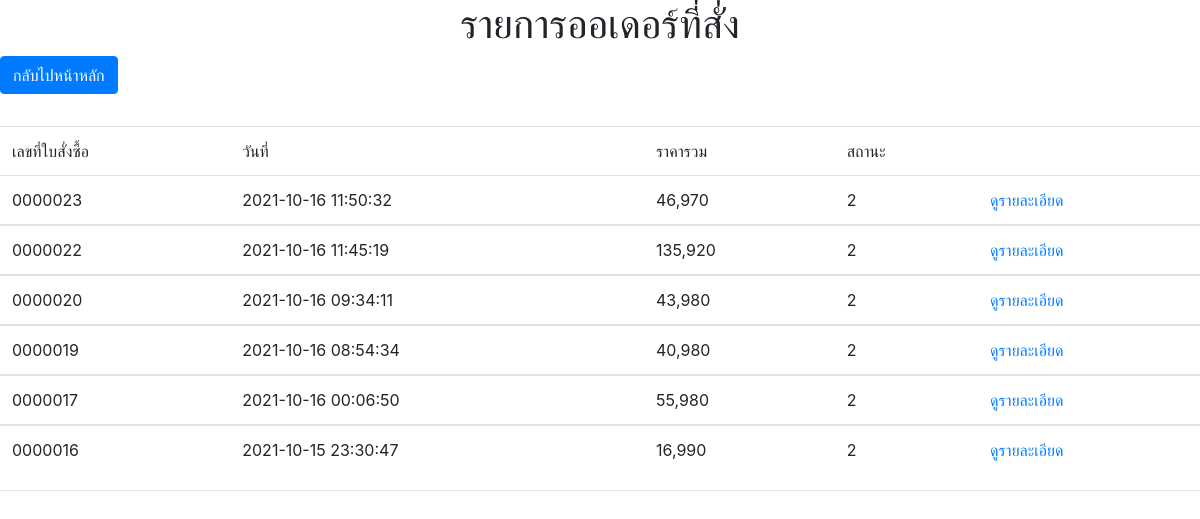
/order.php (signed in), run on the app's committed database.
### tables this page shows
CREATE TABLE `orders` (
  `oid` int(7) UNSIGNED ZEROFILL NOT NULL,
  `ototal` int(7) NOT NULL,
  `odate` datetime NOT NULL,
  `member_id` int(7) NOT NULL,
  `status` varchar(100) NOT NULL
);

### order.php (the view, shortened to what this page needs)
<!doctype html>
<html>
<head>
<link rel="stylesheet" href="https://stackpath.bootstrapcdn.com/bootstrap/4.1.3/css/bootstrap.min.css">
</head>
<body>
    <blockquote>
<h1 align="center">รายการออเดอร์ที่สั่ง</h1>
        <a href="shop.php"><button type="button" class="btn btn-primary"><div class="b">กลับไปหน้าหลัก</div></button></a>
        <br>
        <br>
    <table class="table">
  <thead class="thead-dark">
  <tr>
    <td scope="col">เลขที่ใบสั่งซื้อ</td>
    <td scope="col">วันที่</td>
    <td scope="col">ราคารวม</td>
    <td scope="col">สถานะ</td>
    <td scope="col">&nbsp;</td>
  </tr>
  </thead>
  <?php
	include("connectdb.php");
	$sql = "select  *  from  `orders` where member_id = '{$_SESSION['aid']}' order by oid  desc ";
	$rs = mysqli_query($conn, $sql) ;
	while ($data = mysqli_fetch_array($rs, MYSQLI_BOTH)) {
?>
<tbody>
  <tr scope="row">
    <td><?=$data['oid'];?></td>
    <td><?=$data['odate'];?></td>
    <td><?=number_format($data['ototal'],0);?></td>
    <td><?=$data['member_id'];?></td><h1><h1></h1></h1>
    <td><a href="view_order_detail.php?a=<?=$data['oid'];?>">ดูรายละเอียด</a></td>
  </tr>
  <?php  }  ?>
</table>
        <hr>
</body>
</html>

### data on the page
orders: oid "0000023", odate "2021-10-16 11:50:32", ototal "46,970", member "2"
orders: oid "0000022", odate "2021-10-16 11:45:19", ototal "135,920", member "2"
orders: oid "0000020", odate "2021-10-16 09:34:11", ototal "43,980", member "2"
orders: oid "0000019", odate "2021-10-16 08:54:34", ototal "40,980", member "2"
orders: oid "0000017", odate "2021-10-16 00:06:50", ototal "55,980", member "2"
orders: oid "0000016", odate "2021-10-15 23:30:47", ototal "16,990", member "2"
